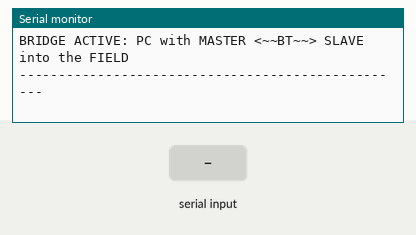
Simulated run of this sketch. Board: ESP32. On the bench: the last lines printed to the serial monitor. The inputs (shaded band) are chosen by the test bench. Nothing arrives over Bluetooth unless stated.

Above: at 3.2 s.
3.3 s: "1" received over the second serial link
At 4.5 s:
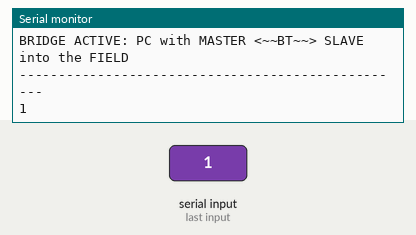
4.8 s: "0" received over the second serial link
At 5.7 s:
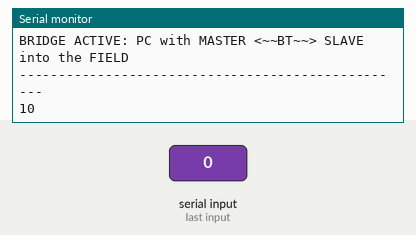

The sketch:

btzenderESP.ino
```cpp
#include "BluetoothSerial.h"

//https://github.com/v12345vtm/ESP32-WROOM-BTbridge/blob/main/btzenderESP/btzenderESP.ino


BluetoothSerial SerialBT;

// HARDCODED SLAVE MAC ADDRESS
// Replace this if you change your Slave hardware
//uint8_t address[6] = {0xE8, 0x9F, 0x6D, 0xA8, 0x4E, 0xFE};
uint8_t address[6] = {0x10, 0x06, 0x1C, 0x80, 0x94, 0x72}; //esp met aangelijmde rs485


void setup() {
  Serial.begin(115200);


//printSLavetoConnectto();


    // Use Pins 16 (RX) and 17 (TX) for the actual data
  //Serial2.begin(115200, SERIAL_8N1, 16, 17);

  // Start Bluetooth in Master Mode
  SerialBT.begin("ESP32_Bridge_Master", true);


  Serial.println("Master Radio Initialized.Keep this ESP32 with your logging PC");
  delay(2000); // Warm-up delay for voltage stability

  bool connected = false;
  int attempt = 0;

  Serial.println("Start Searching for my Slave...");

  // SEARCH LOOP: Will not leave setup() until Slave is found
  while (!connected) {
    attempt++;
    Serial.print("Master Connection Attempt #");
    Serial.print(attempt);
   // Serial.print(" to slave... ");
    printSLavetoConnectto();

    connected = SerialBT.connect(address);

    if (connected) {
      Serial.println("SUCCESS!");
      Serial.println("--------------------------------------------------");
      Serial.println("BRIDGE ACTIVE: PC with MASTER <~~BT~~> SLAVE into the FIELD");
      Serial.println("--------------------------------------------------");
    } else {
      Serial.println("Failed. Retrying in 1 seconds...");
      delay(1000); // Wait 3s between scans to prevent radio hangs
    }
  }
}


void printSLavetoConnectto() {

  Serial.println();
  Serial.print("to slave = {");
  for (int i = 0; i < 6; i++) {
    if (i > 0) Serial.print(", ");
    Serial.print("0x");
    if (address[i] < 16) Serial.print("0"); // leading zero
    Serial.print(address[i], HEX);
  }
  Serial.println("};");
   // Serial.println("Looking for slave with this BTadress");
}


void loop() {
  // 1. CONNECTION WATCHDOG
  // If the physical link drops, we reboot to clear the stack and start over
  if (!SerialBT.connected()) {
    Serial.println("\n[!] CRITICAL: BT Link Lost. Rebooting system...");
    delay(100);
    ESP.restart();
  }

  // 2. DATA BRIDGE: Bluetooth -> USB (PC)
  if (SerialBT.available()) {
    while (SerialBT.available()) {
      // NOTE: Use Serial.write(~SerialBT.read()); if your field data is inverted
      Serial.write(SerialBT.read());
    }
    Serial.flush();
  }

  // 3. DATA BRIDGE: USB (PC) -> Bluetooth
  if (Serial.available()) {
    while (Serial.available()) {
      SerialBT.write(Serial.read());
    }
  }
}
```

Measured:
- after the input at 3.3 s, the serial monitor: prints a new line at once (image 1)
- after the input at 4.8 s, the serial monitor: prints a new line at once (image 2)
